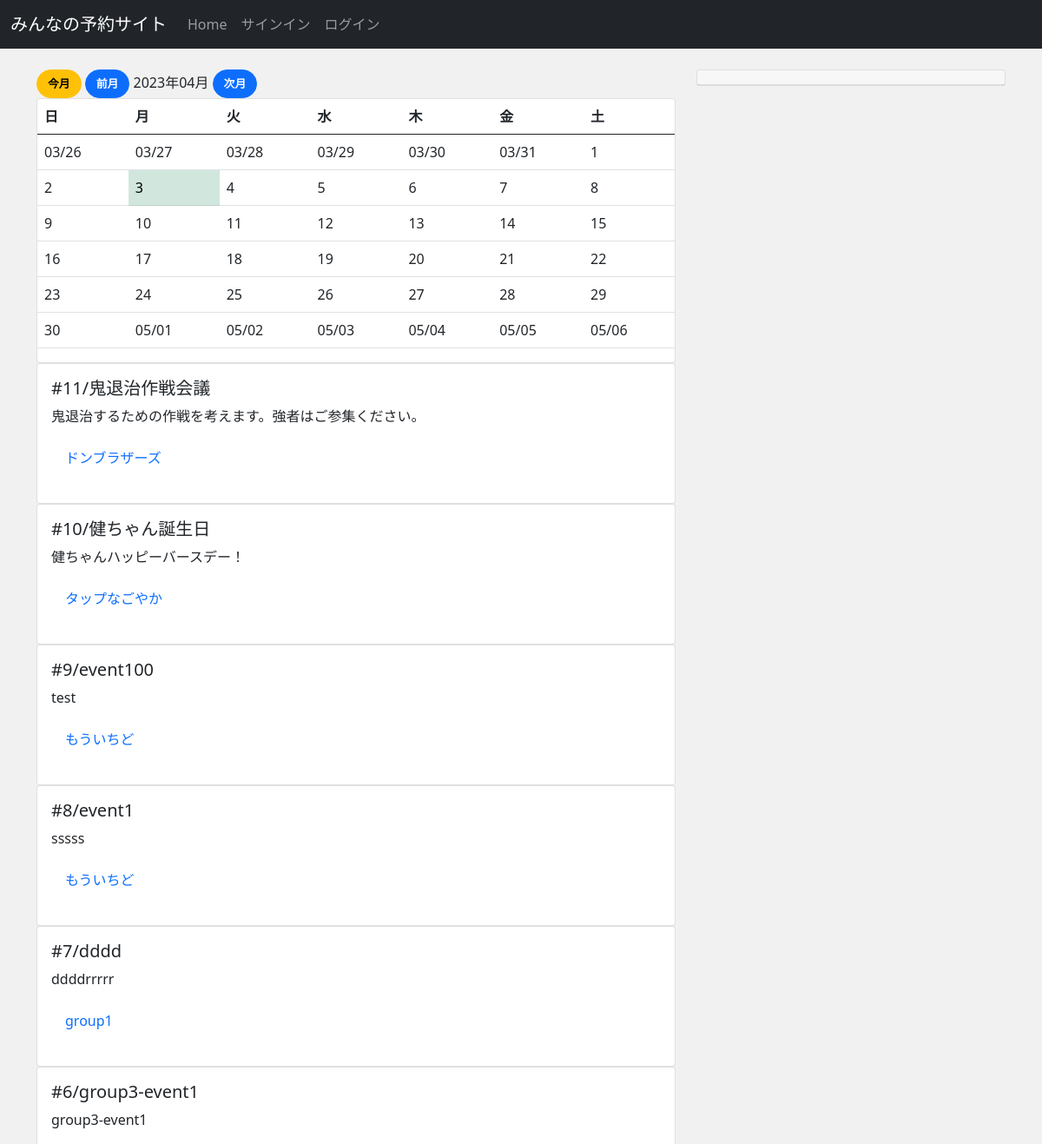
The page /event_cal/ (upper part) on the database as committed earlier.
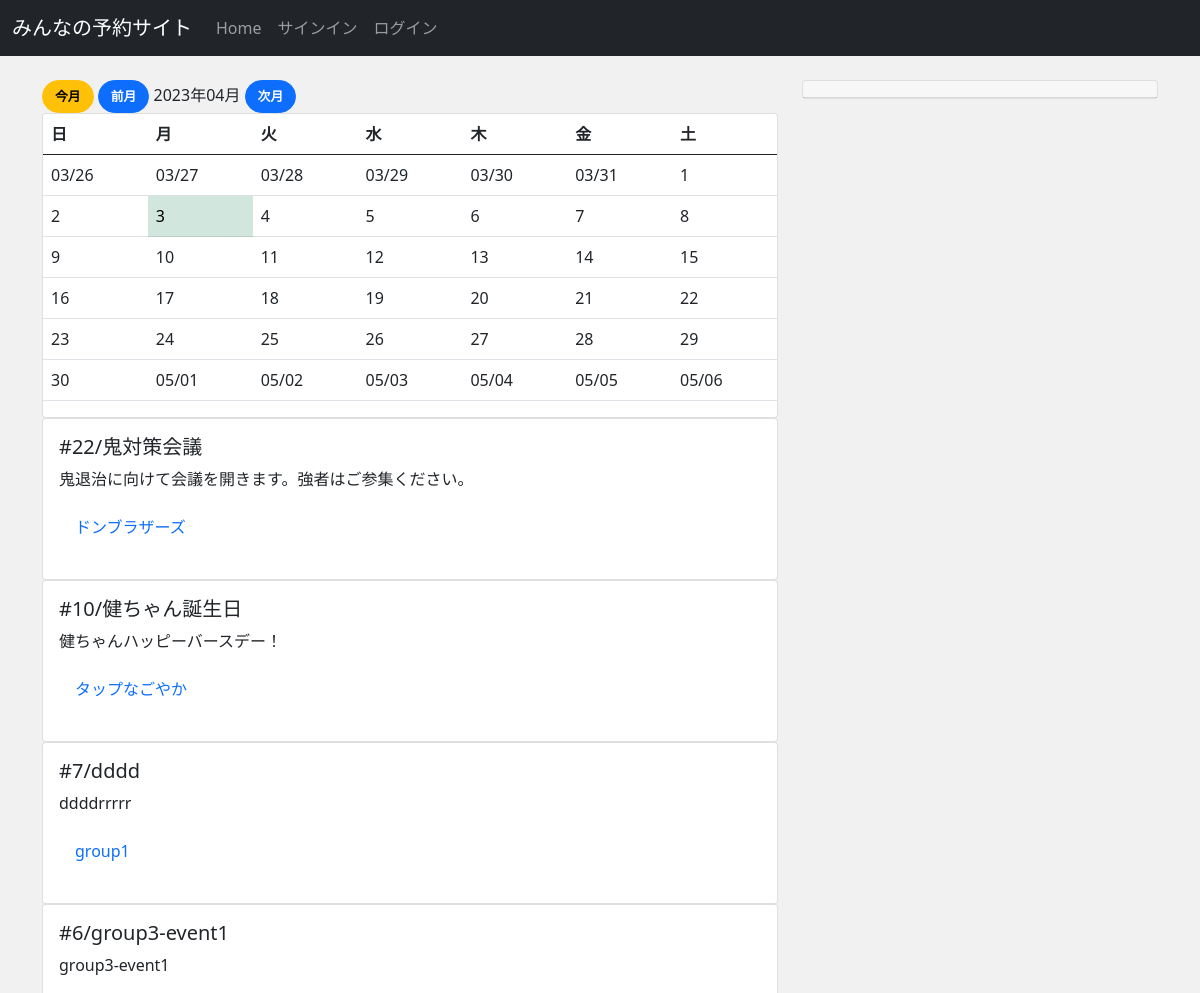
The same page on the database as committed later.
### reservation/models.py (models this page shows, shortened)
class Event(models.Model):
    event_title = models.CharField(max_length=150)
    event_detail = models.TextField()
    group = models.ForeignKey(Group,  on_delete=models.CASCADE, related_name="group_event")
    event_date = models.DateField()
    start_time = models.TimeField()
    end_time = models.TimeField()

class Group(models.Model):
    group_name = models.CharField(max_length=150)
    group_detail = models.TextField()
    group_owner = models.ForeignKey(
        CustomUser,
        unique=False,
        db_index=True,
        related_name='owner',
        on_delete=models.CASCADE
    )
    def __str__(self):
        return self.group_name

### reservation/views.py (the view)
# urls.py: path('event_cal/',views.EventCalView.as_view(), name="event_cal"),
class EventCalView(mixins.MonthCalendarMixin, generic.TemplateView):
    template_name = 'reservation/event_cal.html'
    model = Event
    def get_context_data(self, **kwargs):
        context = super().get_context_data(**kwargs)
        calendar_context = self.get_month_calendar()
        event_data = Event.objects.order_by('-id') #イベントのデータを読み出し
        context.update(calendar_context)
        context['event_data'] = event_data #イベントのデータをコンテキストで渡す
        return context

### reservation/mixins.py (called while the page is built)
    def setup_calendar(self):
        self._calendar = calendar.Calendar(self.first_weekday)

    def get_week_names(self):
        week_names = deque(self.week_names)
        week_names.rotate(-self.first_weekday) #リスト内の要素を右に１つずつ移動するときは、dequeを使うと面白い
        return week_names

    def get_previous_month(self, date):
        if date.month ==1:
            return date.replace(year=date.year-1, month=12, day=1)
        else:
            return date.replace(month=date.month-1, day=1)

    def get_next_month(self, date):
        if date.month ==12:
            return date.replace(year=date.year+1, month=1, day=1)
        else:
            return date.replace(month=date.month+1, day=1)

    def get_month_days(self, date):
        return self._calendar.monthdatescalendar(date.year, date.month)

    def get_current_month(self):
        month = self.kwargs.get('month')
        year = self.kwargs.get('year')
        if month and year:
            month = datetime.date(year=int(year), month=int(month), day=1)
        else:
            month = datetime.date.today().replace(day=1)
        return month

### reservation/templates/reservation/event_cal.html (shortened to what this page needs)
{% extends 'reservation/base.html' %}
{% block content %}
<div class="row my-4 ">
    <div class="col-md-8">
            <a class="btn btn-warning" href="{% url 'event_cal' %}">今月</a>
            <a class="btn btn-primary" href="{% url 'event_cal' month_previous.year month_previous.month %}">前月</a>
            {{ month_current | date:"Y年m月" }}
            <a class="btn btn-primary" href="{% url 'event_cal' month_next.year month_next.month %}">次月</a>
        <div class="card">
                <table class="table" style="table-layout:fixed;">
                    <thead>
                        <tr>
                            {% for w in week_names %}
                                <th>{{ w }}</th>
                            {% endfor %}
                        </tr>
                    </thead>
                    <tbody>
                    {% for week in month_days %}
                        <tr>
                            {% for day in week %}
                                {% if now == day %}
                                    <td class="table-success" style="width:80px;">
                                {% else %}
                                    <td style="width:80px;">
                                {% endif %}
                                {% if month_current.month != day.month %}
                                    {{ day | date:"m/d" }}
                                {% else %}
                                    {{ day.day }}
                                {% endif %}
                                    </td>
                            {% endfor %}
                        </tr>
                        {% endfor %}
                    </tbody>
                </table>
        </div>
        {% for event in event_data %}
            <div class="card">
                <div class="card-body">
                    <h5 class="card-title">#{{ event.id }}/{{ event.event_title }}</h5>
                    <p class="card-text">{{ event.event_detail|truncatechars:100 }}</p>
                    <p ><a href="{% url 'group_detail'  event.group.pk  %} " class="nav-link">{{ event.group }}</a></p>
                </div>
            </div>
        {% endfor %}
           </div>
        <div class="col-md-4">
            <div class="card">
            <h5 class="card-header"></h5>
            </div>
        </div>
{% endblock %}

Rows that differ between the two databases and show on the page:
removed Event: id "11", event_title "鬼退治作戦会議", event_detail "鬼退治するための作戦を考えます。強者はご参集ください。", group "ドンブラザーズ"
removed Event: id "9", event_title "event100", event_detail "test", group "もういちど"
removed Event: id "8", event_title "event1", event_detail "sssss", group "もういちど"
added Event: id "22", event_title "鬼対策会議", event_detail "鬼退治に向けて会議を開きます。強者はご参集ください。", group "ドンブラザーズ"
